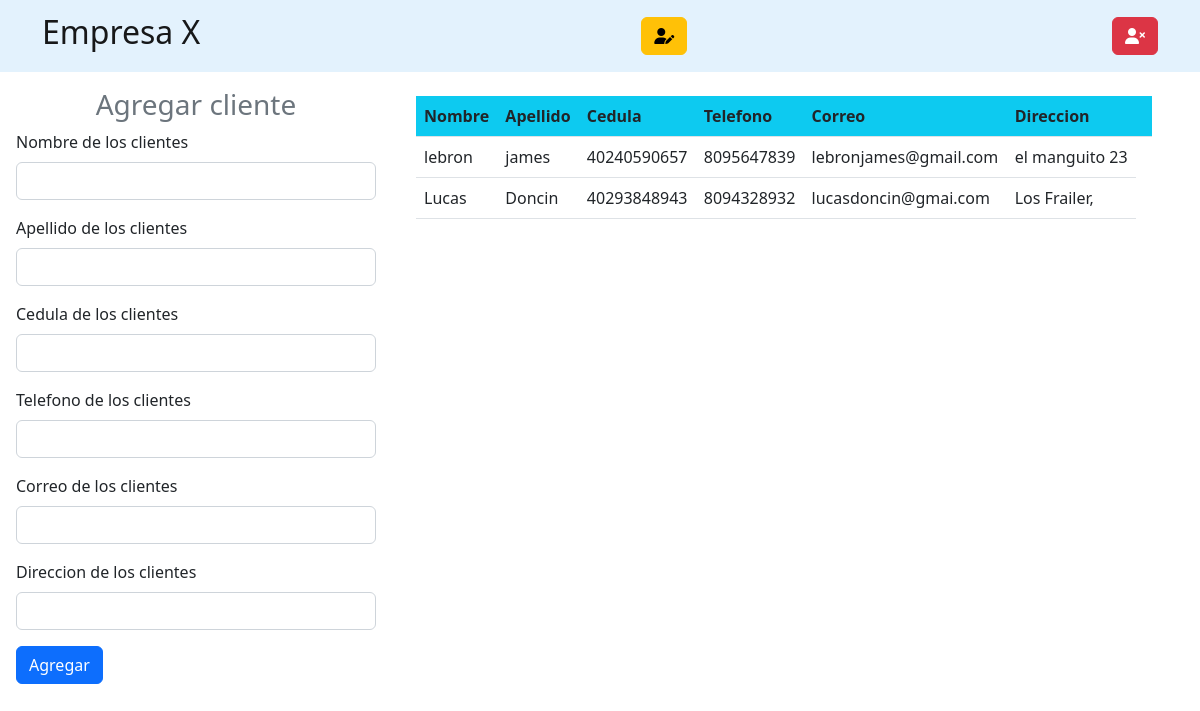
The app's page /view/index.php with its own data.
### tables this page shows
CREATE TABLE `clientes` (
  `id` int(11) NOT NULL,
  `nombre` varchar(100) NOT NULL,
  `apellido` varchar(100) NOT NULL,
  `cedula` varchar(15) NOT NULL,
  `telefono` varchar(11) NOT NULL,
  `correo` varchar(100) NOT NULL,
  `direccion` text NOT NULL
);

### view/index.php (the view, shortened to what this page needs)
<?php include("../includes/header.php");?>
<div class="container-fluid row">
    <form class="col-4 p-3" method="POST">
        <h3 class="text-center text-secondary">Agregar cliente</h3>
        <?php
         include("../model/open_connection.php");
        ?>
    <div class="mb-3">
        <label for="exampleInputEmail1" class="form-label">Nombre de los clientes</label>
        <input type="text" class="form-control" name="nombre">
    </div>
    <div class="mb-3">
        <label for="exampleInputEmail1" class="form-label">Apellido de los clientes</label>
        <input type="text" class="form-control" name="apellido">
    </div>
    <div class="mb-3">
        <label for="exampleInputEmail1" class="form-label">Cedula de los clientes</label>
        <input type="number" class="form-control" name="cedula">
    </div>
    <div class="mb-3">
        <label for="exampleInputEmail1" class="form-label">Telefono de los clientes</label>
        <input type="number" class="form-control" name="telefono">
    </div>
    <div class="mb-3">
        <label for="exampleInputEmail1" class="form-label">Correo de los clientes</label>
        <input type="email" class="form-control" name="correo">
    </div>
    <div class="mb-3">
        <label for="exampleInputEmail1" class="form-label">Direccion de los clientes</label>
        <input type="text" class="form-control" name="direccion">
    </div>
    <button type="submit" class="btn btn-primary"name="btnAdd" value="ok" >Agregar</button>
    </form>
    <div class="col-8 p-4">
            <table class="table">
        <thead class="bg-info ">
            <tr>
            <th scope="col">Nombre</th>
            <th scope="col">Apellido</th>
            <th scope="col">Cedula</th>
            <th scope="col">Telefono</th>
            <th scope="col">Correo</th>
            <th scope="col">Direccion</th>
            <th scope="col"></th>
            </tr>
        </thead>
        <tbody>
         <?php
         $sql = $conexion ->query("select * from clientes");
         while ($datos = $sql ->fetch_object()) {?>
           <tr>
            <td><?= $datos->nombre?></td>
            <td><?= $datos->apellido?></td>
            <td><?= $datos->cedula?></td>
            <td><?= $datos->telefono?></td>
            <td><?= $datos->correo?></td>
            <td><?= $datos->direccion?></td>
           </tr>
         <?php
        }
         ?>
        </tbody>
        </table>
    </div>
</div>
<?php include("../includes/footer.php");?>

### includes/header.php (shortened to what this page needs)
<!DOCTYPE html>
<html lang="en">
<head>
<link href="https://cdn.jsdelivr.net/npm/bootstrap@5.2.3/dist/css/bootstrap.min.css" rel="stylesheet"
integrity="sha384-rbsA2VBKQhggwzxH7pPCaAqO46MgnOM80zW1RWuH61DGLwZJEdK2Kadq2F9CUG65">
</head>
  <body>
      <nav class="navbar" style="background-color: #e3f2fd;">
        <div class="container">
        <a class="navbar-brand" href="../view/index.php"><h2>Empresa X</h2></a>
        <a href="../view/edit_view.php?" class="btn btn-small btn-warning"><i class="fa-solid fa-user-pen"></i></a>
        <a href="../view/delete_view.php"class="btn btn-small btn-danger"><i class="fa-solid fa-user-xmark"></i></a>
        </div>
      </nav>

### includes/footer.php (shortened to what this page needs)
</body>
</html>

### records on screen
clientes: nombre "lebron", apellido "james", cedula "40240590657", telefono "8095647839", correo "lebronjames@gmail.com", direccion "el manguito 23"
clientes: nombre "Lucas", apellido "Doncin", cedula "40293848943", telefono "8094328932", correo "lucasdoncin@gmai.com", direccion "Los Frailer,"
